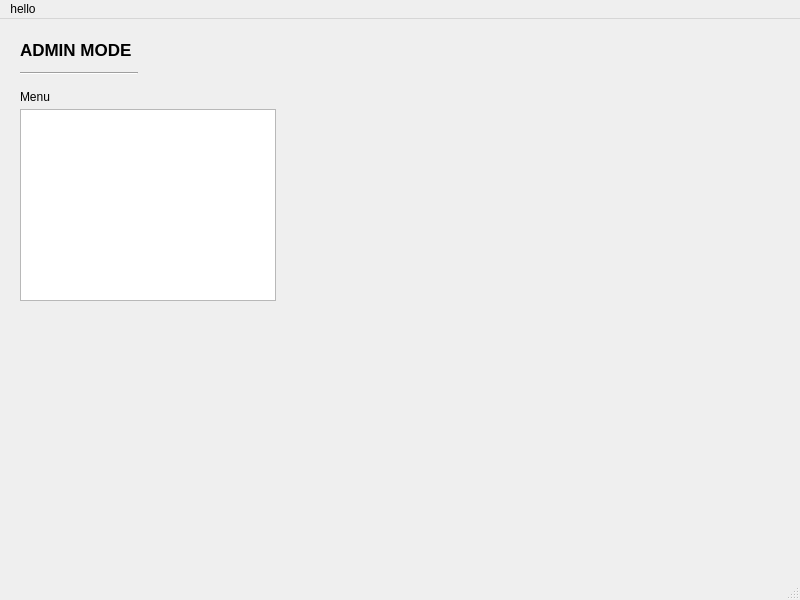
<?xml version="1.0" encoding="UTF-8"?>
<ui version="4.0">
 <class>Admin</class>
 <widget class="QMainWindow" name="Admin">
  <property name="geometry">
   <rect>
    <x>0</x>
    <y>0</y>
    <width>800</width>
    <height>600</height>
   </rect>
  </property>
  <property name="windowTitle">
   <string>MainWindow</string>
  </property>
  <widget class="QWidget" name="centralwidget">
   <widget class="QLabel" name="label">
    <property name="geometry">
     <rect>
      <x>20</x>
      <y>20</y>
      <width>121</width>
      <height>21</height>
     </rect>
    </property>
    <property name="font">
     <font>
      <pointsize>13</pointsize>
      <bold>true</bold>
     </font>
    </property>
    <property name="text">
     <string>ADMIN MODE</string>
    </property>
   </widget>
   <widget class="QLabel" name="label_2">
    <property name="geometry">
     <rect>
      <x>20</x>
      <y>70</y>
      <width>49</width>
      <height>16</height>
     </rect>
    </property>
    <property name="text">
     <string>Menu</string>
    </property>
   </widget>
   <widget class="Line" name="line">
    <property name="geometry">
     <rect>
      <x>20</x>
      <y>50</y>
      <width>118</width>
      <height>9</height>
     </rect>
    </property>
    <property name="sizePolicy">
     <sizepolicy hsizetype="Minimum" vsizetype="Fixed">
      <horstretch>6</horstretch>
      <verstretch>5</verstretch>
     </sizepolicy>
    </property>
    <property name="minimumSize">
     <size>
      <width>8</width>
      <height>8</height>
     </size>
    </property>
    <property name="maximumSize">
     <size>
      <width>16777215</width>
      <height>16777215</height>
     </size>
    </property>
    <property name="font">
     <font>
      <pointsize>15</pointsize>
     </font>
    </property>
    <property name="orientation">
     <enum>Qt::Horizontal</enum>
    </property>
   </widget>
   <widget class="QTableView" name="foodTable">
    <property name="geometry">
     <rect>
      <x>20</x>
      <y>90</y>
      <width>256</width>
      <height>192</height>
     </rect>
    </property>
   </widget>
  </widget>
  <widget class="QMenuBar" name="menubar">
   <property name="geometry">
    <rect>
     <x>0</x>
     <y>0</y>
     <width>800</width>
     <height>21</height>
    </rect>
   </property>
   <widget class="QMenu" name="menuhello">
    <property name="title">
     <string>hello</string>
    </property>
   </widget>
   <addaction name="menuhello"/>
  </widget>
  <widget class="QStatusBar" name="statusbar"/>
 </widget>
 <resources/>
 <connections/>
</ui>
